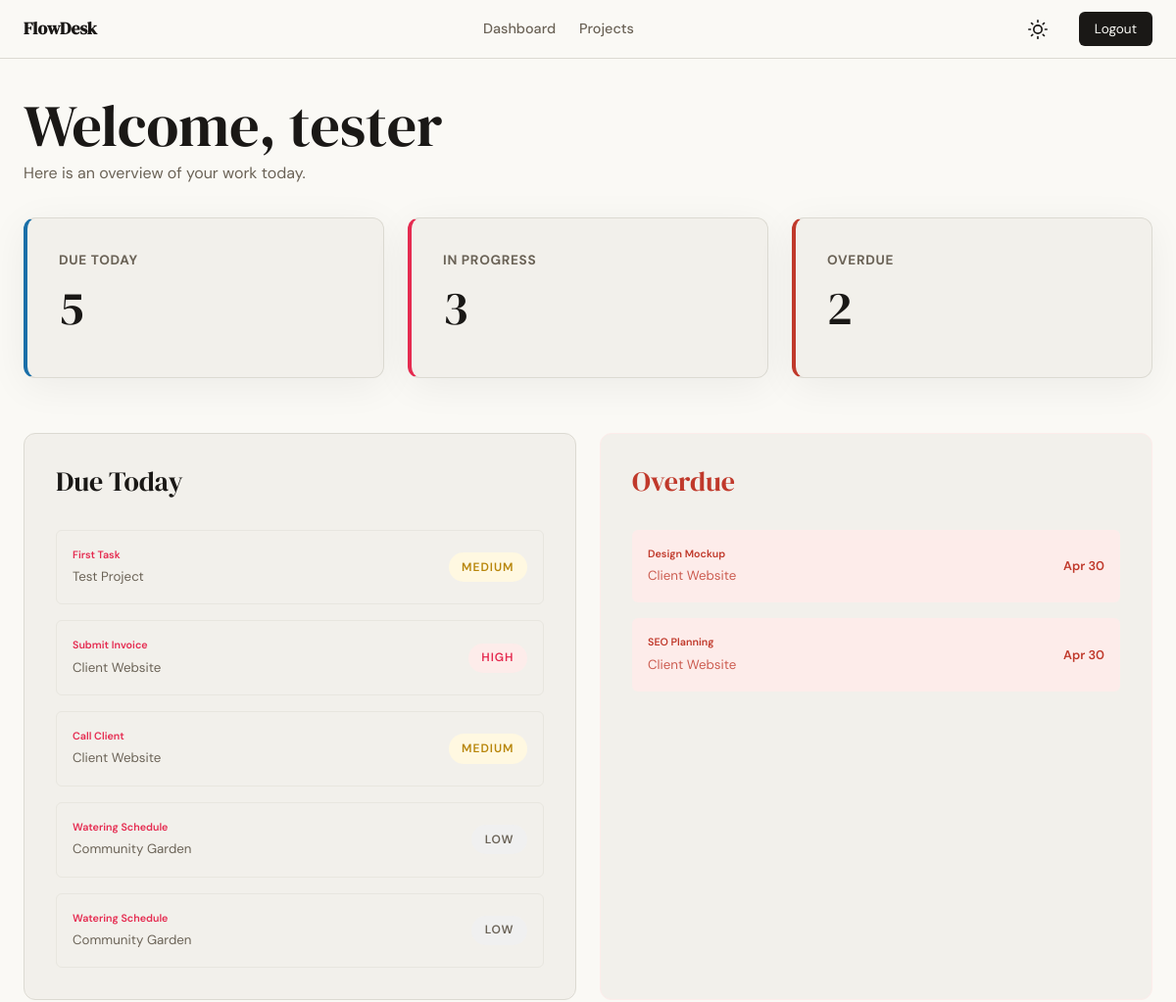
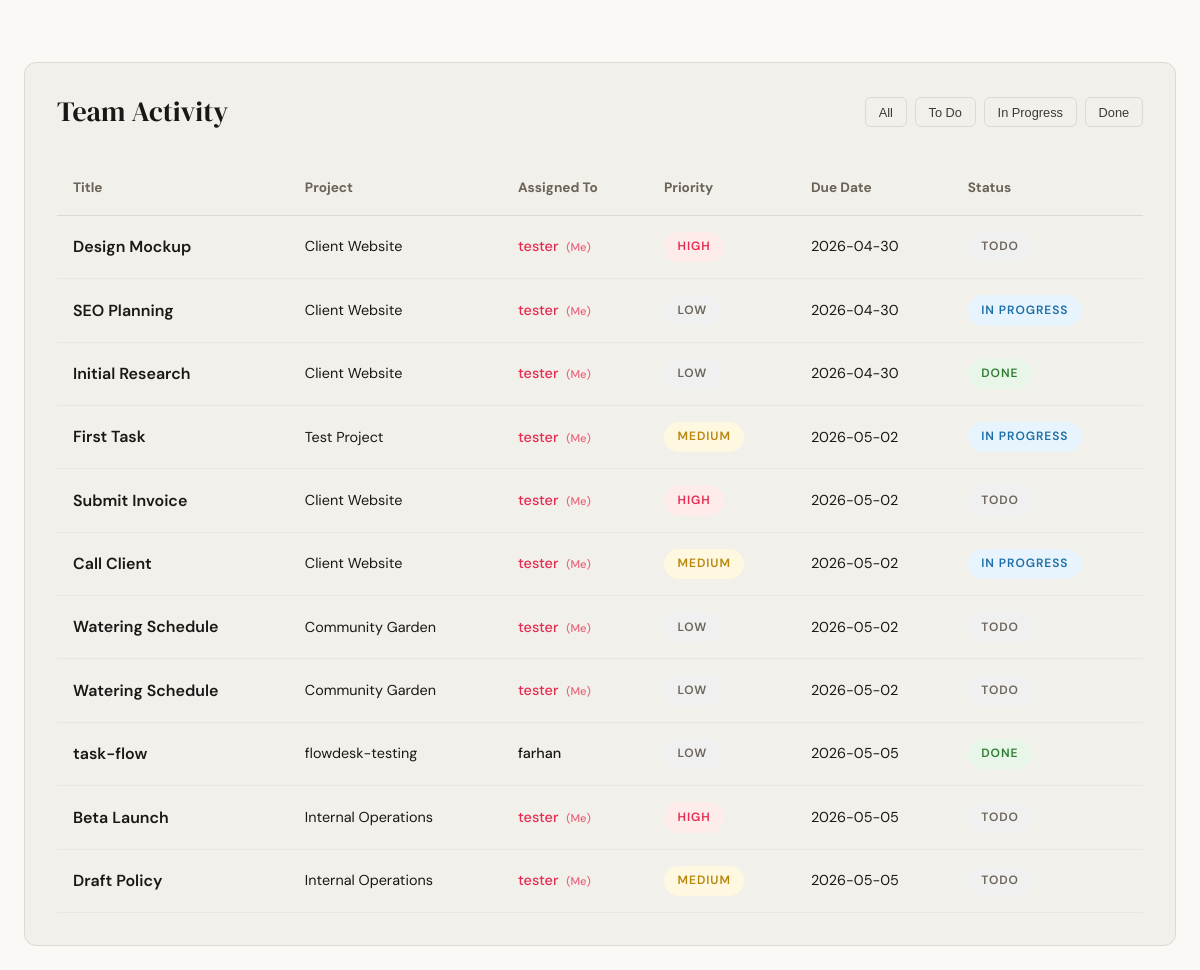
The page /dashboard (signed in) on the database its author committed (2 pictures, top to bottom).
### app/models.py (models this page shows, shortened)
class User(db.Model, UserMixin):
    id = db.Column(db.Integer, primary_key=True)
    username = db.Column(db.String(80), unique=True, nullable=False)
    email = db.Column(db.String(120), unique=True, nullable=False)
    password_hash = db.Column(db.String(256), nullable=False)
    created_at = db.Column(db.DateTime, default=lambda: datetime.now(timezone.utc))
    owned_projects = db.relationship('Project', backref='owner', lazy=True)
    project_memberships = db.relationship('ProjectMember', backref='user', lazy=True)
    created_tasks = db.relationship('Task', foreign_keys='Task.created_by', backref='creator', lazy=True)
    assigned_tasks = db.relationship('Task', foreign_keys='Task.assigned_to', backref='assignee', lazy=True)

class Task(db.Model):
    id = db.Column(db.Integer, primary_key=True)
    title = db.Column(db.String(200), nullable=False)
    description = db.Column(db.Text)
    status = db.Column(db.Enum('todo', 'in_progress', 'done', name='task_status'), default='todo')
    priority = db.Column(db.Enum('low', 'medium', 'high', name='task_priority'), default='medium')
    due_date = db.Column(db.Date)
    created_at = db.Column(db.DateTime, default=lambda: datetime.now(timezone.utc))
    updated_at = db.Column(db.DateTime, default=lambda: datetime.now(timezone.utc), onupdate=lambda: datetime.now(timezone.utc))
    project_id = db.Column(db.Integer, db.ForeignKey('project.id'), nullable=False)
    created_by = db.Column(db.Integer, db.ForeignKey('user.id'), nullable=False)
    assigned_to = db.Column(db.Integer, db.ForeignKey('user.id'))

class Project(db.Model):
    id = db.Column(db.Integer, primary_key=True)
    name = db.Column(db.String(120), nullable=False)
    description = db.Column(db.Text)
    created_at = db.Column(db.DateTime, default=lambda: datetime.now(timezone.utc))
    owner_id = db.Column(db.Integer, db.ForeignKey('user.id'), nullable=False)
    members = db.relationship('ProjectMember', backref='project', lazy=True, cascade='all, delete-orphan')
    tasks = db.relationship('Task', backref='project', lazy=True, cascade='all, delete-orphan')

### app/dashboard/routes.py (the view)
@dashboard.route('/dashboard')
@login_required
def index():
    today = date.today()
    tasks_today = Task.query.filter(
        and_(Task.assigned_to == current_user.id, Task.due_date == today, Task.status != 'done')
    ).all()
    in_progress_count = Task.query.filter(
        and_(Task.assigned_to == current_user.id, Task.status == 'in_progress')
    ).count()
    overdue_tasks = Task.query.filter(
        and_(Task.assigned_to == current_user.id, Task.due_date < today, Task.status != 'done')
    ).all()
    user_project_ids = [m.project_id for m in current_user.project_memberships]
    team_tasks = Task.query.filter(Task.project_id.in_(user_project_ids)).order_by(Task.due_date.asc().nullslast()).all()
    return render_template(
        'dashboard/index.html',
        tasks_today=tasks_today,
        in_progress_count=in_progress_count,
        overdue_tasks=overdue_tasks,
        all_my_tasks=team_tasks
    )

### app/templates/dashboard/index.html (shortened to what this page needs)
{% extends "base.html" %}
{% block content %}
<header class="mb-4">
    <h1>Welcome, {{ current_user.username }}</h1>
    <p class="text-muted">Here is an overview of your work today.</p>
</header>
<section class="grid-3 mb-4" style="display: grid; grid-template-columns: repeat(auto-fit, minmax(280px, 1fr)); gap: 1.5rem;">
    <div class="card card-shadow" style="background-color: var(--paper-warm); border-left: 4px solid var(--info);">
        <h5 class="text-muted" style="font-size: 0.85rem; text-transform: uppercase; letter-spacing: 0.05em;">Due Today</h5>
        <p style="font-size: 3rem; font-family: var(--font-display);">{{ tasks_today|length }}</p>
    </div>
    <div class="card card-shadow" style="background-color: var(--paper-warm); border-left: 4px solid var(--accent);">
        <h5 class="text-muted" style="font-size: 0.85rem; text-transform: uppercase; letter-spacing: 0.05em;">In Progress</h5>
        <p style="font-size: 3rem; font-family: var(--font-display);">{{ in_progress_count }}</p>
    </div>
    <div class="card card-shadow" style="background-color: var(--paper-warm); border-left: 4px solid var(--danger);">
        <h5 class="text-muted" style="font-size: 0.85rem; text-transform: uppercase; letter-spacing: 0.05em;">Overdue</h5>
        <p style="font-size: 3rem; font-family: var(--font-display);">{{ overdue_tasks|length }}</p>
    </div>
</section>
<div style="display: grid; grid-template-columns: repeat(auto-fit, minmax(400px, 1fr)); gap: 1.5rem; margin-bottom: 2.5rem;">
    <div class="card">
        <h3 class="mb-4">Due Today</h3>
        <div style="display: flex; flex-direction: column; gap: 1rem;">
            {% for task in tasks_today %}
                <a href="{{ url_for('tasks.detail', id=task.id) }}" class="flex-between" style="padding: 1rem; border: 1px solid var(--border-soft); border-radius: var(--radius-sm);">
                    <div>
                        <h6 style="font-weight: 600;">{{ task.title }}</h6>
                        <small class="text-muted">{{ task.project.name }}</small>
                    </div>
                    <span class="badge badge-{{ task.priority }}">{{ task.priority }}</span>
                </a>
            {% else %}
                <p class="text-muted" style="text-align: center; padding: 2rem;">No tasks due today.</p>
            {% endfor %}
        </div>
    </div>
    <div class="card" style="border-color: var(--danger-light);">
        <h3 class="mb-4" style="color: var(--danger);">Overdue</h3>
        <div style="display: flex; flex-direction: column; gap: 1rem;">
            {% for task in overdue_tasks %}
                <a href="{{ url_for('tasks.detail', id=task.id) }}" class="flex-between overdue-row" style="padding: 1rem; border-radius: var(--radius-sm);">
                    <div>
                        <h6 style="font-weight: 600;">{{ task.title }}</h6>
                        <small style="opacity: 0.8;">{{ task.project.name }}</small>
                    </div>
                    <span style="font-weight: 600; font-size: 0.8rem;">{{ task.due_date.strftime('%b %d') }}</span>
                </a>
            {% else %}
                <p class="text-muted" style="text-align: center; padding: 2rem;">No overdue tasks. Great job!</p>
            {% endfor %}
        </div>
    </div>
</div>
<div class="card">
    <div class="flex-between mb-4">
        <h3>Team Activity</h3>
        <div style="display: flex; gap: 0.5rem;">
            <button class="btn btn-ghost filter-btn active" style="padding: 0.4rem 0.8rem; font-size: 0.8rem;" onclick="filterTasks('all')">All</button>
            <button class="btn btn-ghost filter-btn" style="padding: 0.4rem 0.8rem; font-size: 0.8rem;" onclick="filterTasks('todo')">To Do</button>
            <button class="btn btn-ghost filter-btn" style="padding: 0.4rem 0.8rem; font-size: 0.8rem;" onclick="filterTasks('in_progress')">In Progress</button>
            <button class="btn btn-ghost filter-btn" style="padding: 0.4rem 0.8rem; font-size: 0.8rem;" onclick="filterTasks('done')">Done</button>
        </div>
    </div>
    <div style="overflow-x: auto;">
        <table style="width: 100%; border-collapse: collapse; text-align: left;">
            <thead>
                <tr style="border-bottom: 1px solid var(--border); color: var(--ink-muted); font-size: 0.85rem;">
                    <th style="padding: 1rem;">Title</th>
                    <th style="padding: 1rem;">Project</th>
                    <th style="padding: 1rem;">Assigned To</th>
                    <th style="padding: 1rem;">Priority</th>
                    <th style="padding: 1rem;">Due Date</th>
                    <th style="padding: 1rem;">Status</th>
                </tr>
            </thead>
            <tbody>
                {% for task in all_my_tasks %}
                    {% set is_mine = task.assigned_to == current_user.id %}
                    <tr class="task-row" data-status="{{ task.status }}" style="border-bottom: 1px solid var(--border-soft); {% if is_mine %}background-color: var(--paper-warm);{% endif %}">
                        <td style="padding: 1rem;">
                            <a href="{{ url_for('tasks.detail', id=task.id) }}" style="color: var(--ink); font-weight: 600;">
                                {{ task.title }}
                            </a>
                        </td>
                        <td style="padding: 1rem; font-size: 0.9rem;">{{ task.project.name }}</td>
                        <td style="padding: 1rem; font-size: 0.9rem;">
                            <span style="font-weight: 500; color: {% if is_mine %}var(--accent){% else %}var(--ink){% endif %};">
                                {{ task.assignee.username if task.assigned_to else 'Unassigned' }}
                                {% if is_mine %}<small style="opacity: 0.7; font-size: 0.7rem; margin-left: 0.25rem;">(Me)</small>{% endif %}
                            </span>
                        </td>
                        <td style="padding: 1rem;">
                            <span class="badge badge-{{ task.priority }}">{{ task.priority }}</span>
                        </td>
                        <td style="padding: 1rem; font-size: 0.9rem;">{{ task.due_date.strftime('%Y-%m-%d') if task.due_date else '-' }}</td>
                        <td style="padding: 1rem;">
                            <span class="badge badge-{{ task.status }}">{{ task.status|replace('_', ' ') }}</span>
                        </td>
                    </tr>
                {% else %}
                    <tr>
                        <td colspan="6" style="text-align: center; padding: 3rem; color: var(--ink-faint);">No team activity found in your projects.</td>
                    </tr>
                {% endfor %}
            </tbody>
        </table>
    </div>
</div>
{% endblock %}

### app/static/css/style.css (style rules this page uses)
:root { --ink: #1a1816; --ink-soft: #3d3a36; --ink-muted: #6b6357; --ink-faint: #9a9088; --paper: #faf9f5; --paper-warm: #f2f0eb; --paper-card: #f2f0eb; --accent: #E52b50; --accent-light: #fdecea; --danger: #c0392b; --danger-light: #fdecea; --success: #2e7d32; --success-light: #e8f5e9; --info: #1a6fa8; --info-light: #e8f4fd; --warning: #b8860b; --warning-light: #fff8e1; --border: #dcdad2; --border-soft: #e8e6df; --font-display: 'DM Serif Display', Georgia, serif; --font-body: 'DM Sans', system-ui, sans-serif; --max-width: 1200px; --auth-width: 440px; --radius-sm: 6px; --radius-md: 12px; --radius-lg: 20px; }
* { box-sizing: border-box; margin: 0; padding: 0; }
body { font-family: var(--font-body); background-color: var(--paper); color: var(--ink); line-height: 1.6; transition: background-color 0.3s, color 0.3s; min-height: 100vh; }
h1, h2, h3, h4, .display-font { font-family: var(--font-display); font-weight: 400; line-height: 1.2; }
h1 { font-size: clamp(2.5rem, 5vw, 4rem); }
h3 { font-size: 1.75rem; }
a { color: var(--accent); text-decoration: none; transition: 0.2s ease; }
.btn { display: inline-block; padding: 0.65rem 1.5rem; font-size: 0.9rem; font-weight: 500; border-radius: var(--radius-sm); cursor: pointer; transition: 0.2s ease; border: none; text-align: center; }
.btn-ghost { background-color: transparent; border: 1px solid var(--border); color: var(--ink-soft); }
.card { background-color: var(--paper-card); border: 1px solid var(--border); border-radius: var(--radius-md); padding: 2rem; margin-bottom: 1.5rem; }
.card-shadow { box-shadow: 0 8px 40px rgba(0,0,0,0.06); }
::placeholder { color: var(--ink-faint); }
.badge { display: inline-block; padding: 0.35rem 0.85rem; border-radius: 999px; font-size: 0.75rem; font-weight: 600; letter-spacing: 0.08em; text-transform: uppercase; }
.badge-low { background-color: #f0f0f0; color: var(--ink-muted); }
.badge-medium { background-color: #fff8e1; color: #b8860b; }
.badge-high { background-color: var(--accent-light); color: var(--accent); }
.badge-todo { background-color: #f0f0f0; color: var(--ink-muted); }
.badge-in_progress { background-color: #e8f4fd; color: #1a6fa8; }
.badge-done { background-color: #e8f5e9; color: #2e7d32; }
.text-muted { color: var(--ink-muted); }
.mb-4 { margin-bottom: 2rem; }
.flex-between { display: flex; justify-content: space-between; align-items: center; }
.overdue-row { background-color: var(--danger-light); color: var(--danger); }

### rows shown on the page
User: username "tester"
Task: title "First Task", project.name "Test Project", priority "MEDIUM", assignee "tester", shows "(Me)", due_date "2026-05-02", status "IN PROGRESS"
Task: title "Submit Invoice", project.name "Client Website", priority "HIGH", assignee "tester", shows "(Me)", due_date "2026-05-02", status "TODO"
Task: title "Call Client", project.name "Client Website", priority "MEDIUM", assignee "tester", shows "(Me)", due_date "2026-05-02", status "IN PROGRESS"
Task: title "Watering Schedule", project.name "Community Garden", priority "LOW", assignee "tester", shows "(Me)", due_date "2026-05-02", status "TODO"
Task: title "Watering Schedule", project.name "Community Garden", priority "LOW", assignee "tester", shows "(Me)", due_date "2026-05-02", status "TODO"
Task: title "Design Mockup", project.name "Client Website", due_date "Apr 30", assignee "tester", shows "(Me)", priority "HIGH", due_date "2026-04-30", status "TODO"
Task: title "SEO Planning", project.name "Client Website", due_date "Apr 30", assignee "tester", shows "(Me)", priority "LOW", due_date "2026-04-30", status "IN PROGRESS"
Task: title "Initial Research", project.name "Client Website", assignee "tester", shows "(Me)", priority "LOW", due_date "2026-04-30", status "DONE"
Task: title "task-flow", project.name "flowdesk-testing", assignee "farhan", priority "LOW", due_date "2026-05-05", status "DONE"
Task: title "Beta Launch", project.name "Internal Operations", assignee "tester", shows "(Me)", priority "HIGH", due_date "2026-05-05", status "TODO"
Task: title "Draft Policy", project.name "Internal Operations", assignee "tester", shows "(Me)", priority "MEDIUM", due_date "2026-05-05", status "TODO"

### other values the page prints
{{ tasks_today|length }} "5"
{{ in_progress_count }} "3"
{{ overdue_tasks|length }} "2"
